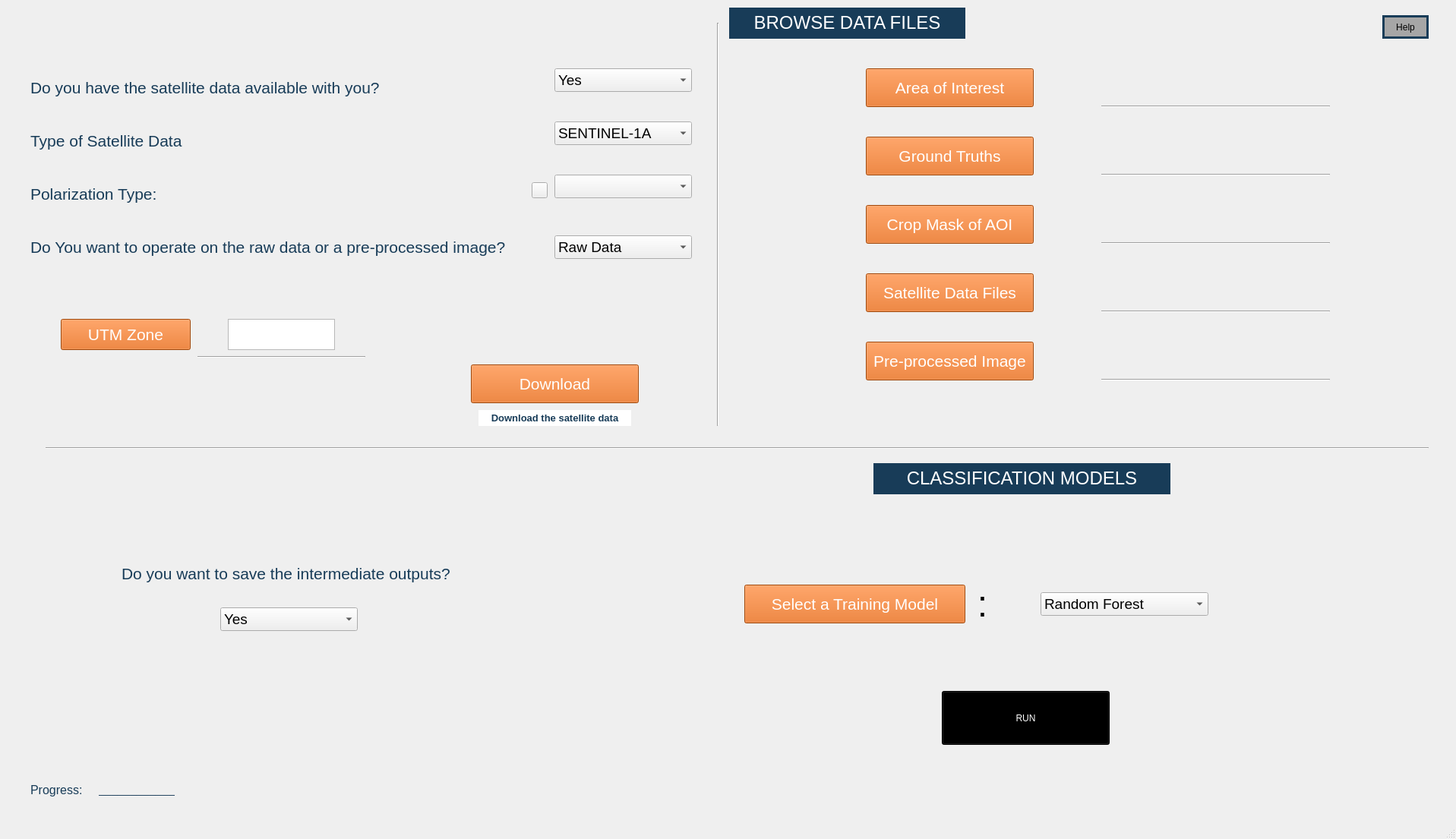
<?xml version="1.0" encoding="UTF-8"?>
<ui version="4.0">
 <class>CropClassification</class>
 <widget class="QMainWindow" name="CropClassification">
  <property name="geometry">
   <rect>
    <x>0</x>
    <y>0</y>
    <width>1917</width>
    <height>1105</height>
   </rect>
  </property>
  <property name="windowTitle">
   <string>MainWindow</string>
  </property>
  <widget class="QWidget" name="centralwidget">
   <widget class="QLabel" name="label_2">
    <property name="geometry">
     <rect>
      <x>960</x>
      <y>10</y>
      <width>311</width>
      <height>41</height>
     </rect>
    </property>
    <property name="font">
     <font>
      <family>Segoe UI Symbol</family>
      <pointsize>8</pointsize>
      <weight>50</weight>
      <italic>false</italic>
      <bold>false</bold>
     </font>
    </property>
    <property name="styleSheet">
     <string notr="true">background-color: rgb(24, 60, 88);
font: 8pt &quot;Segoe UI Symbol&quot;;
color: rgb(255, 255, 255);</string>
    </property>
    <property name="text">
     <string>&lt;html&gt;&lt;head/&gt;&lt;body&gt;&lt;p align=&quot;center&quot;&gt;&lt;span style=&quot; font-size:18pt;&quot;&gt;BROWSE DATA FILES&lt;/span&gt;&lt;/p&gt;&lt;/body&gt;&lt;/html&gt;</string>
    </property>
   </widget>
   <widget class="Line" name="line">
    <property name="geometry">
     <rect>
      <x>1450</x>
      <y>130</y>
      <width>301</width>
      <height>20</height>
     </rect>
    </property>
    <property name="orientation">
     <enum>Qt::Horizontal</enum>
    </property>
   </widget>
   <widget class="Line" name="line_2">
    <property name="geometry">
     <rect>
      <x>1450</x>
      <y>220</y>
      <width>301</width>
      <height>20</height>
     </rect>
    </property>
    <property name="orientation">
     <enum>Qt::Horizontal</enum>
    </property>
   </widget>
   <widget class="Line" name="line_3">
    <property name="geometry">
     <rect>
      <x>1450</x>
      <y>310</y>
      <width>301</width>
      <height>20</height>
     </rect>
    </property>
    <property name="orientation">
     <enum>Qt::Horizontal</enum>
    </property>
   </widget>
   <widget class="QPushButton" name="aoiButton">
    <property name="geometry">
     <rect>
      <x>1140</x>
      <y>90</y>
      <width>221</width>
      <height>51</height>
     </rect>
    </property>
    <property name="font">
     <font>
      <pointsize>16</pointsize>
     </font>
    </property>
    <property name="toolTipDuration">
     <number>-1</number>
    </property>
    <property name="whatsThis">
     <string>&lt;html&gt;&lt;head/&gt;&lt;body&gt;&lt;p&gt;AOI Button&lt;/p&gt;&lt;/body&gt;&lt;/html&gt;</string>
    </property>
    <property name="styleSheet">
     <string notr="true">background-color: rgb(224, 100, 13);
color:rgb(255, 255, 255);</string>
    </property>
    <property name="text">
     <string>Area of Interest</string>
    </property>
   </widget>
   <widget class="QPushButton" name="gtButton">
    <property name="geometry">
     <rect>
      <x>1140</x>
      <y>180</y>
      <width>221</width>
      <height>51</height>
     </rect>
    </property>
    <property name="font">
     <font>
      <pointsize>16</pointsize>
     </font>
    </property>
    <property name="styleSheet">
     <string notr="true">background-color: rgb(224, 100, 13);
color:rgb(255, 255, 255);</string>
    </property>
    <property name="text">
     <string>Ground Truths</string>
    </property>
   </widget>
   <widget class="QPushButton" name="cropShpButton">
    <property name="geometry">
     <rect>
      <x>1140</x>
      <y>270</y>
      <width>221</width>
      <height>51</height>
     </rect>
    </property>
    <property name="font">
     <font>
      <pointsize>16</pointsize>
     </font>
    </property>
    <property name="styleSheet">
     <string notr="true">background-color: rgb(224, 100, 13);
color:rgb(255, 255, 255);</string>
    </property>
    <property name="text">
     <string>Crop Mask of AOI</string>
    </property>
   </widget>
   <widget class="Line" name="line_4">
    <property name="geometry">
     <rect>
      <x>930</x>
      <y>30</y>
      <width>31</width>
      <height>531</height>
     </rect>
    </property>
    <property name="orientation">
     <enum>Qt::Vertical</enum>
    </property>
   </widget>
   <widget class="Line" name="line_5">
    <property name="geometry">
     <rect>
      <x>60</x>
      <y>580</y>
      <width>1821</width>
      <height>20</height>
     </rect>
    </property>
    <property name="orientation">
     <enum>Qt::Horizontal</enum>
    </property>
   </widget>
   <widget class="QLabel" name="label_4">
    <property name="geometry">
     <rect>
      <x>40</x>
      <y>290</y>
      <width>641</width>
      <height>71</height>
     </rect>
    </property>
    <property name="styleSheet">
     <string notr="true">color: rgb(24, 60, 88);
</string>
    </property>
    <property name="text">
     <string>&lt;html&gt;&lt;head/&gt;&lt;body&gt;&lt;p&gt;&lt;span style=&quot; font-size:16pt;&quot;&gt;Do You want to operate on the raw data or a pre-processed image?&lt;/span&gt;&lt;/p&gt;&lt;/body&gt;&lt;/html&gt;</string>
    </property>
   </widget>
   <widget class="QLabel" name="label_5">
    <property name="geometry">
     <rect>
      <x>40</x>
      <y>150</y>
      <width>641</width>
      <height>71</height>
     </rect>
    </property>
    <property name="styleSheet">
     <string notr="true">color: rgb(24, 60, 88);
</string>
    </property>
    <property name="text">
     <string>&lt;html&gt;&lt;head/&gt;&lt;body&gt;&lt;p&gt;&lt;span style=&quot; font-size:16pt; color:#183c58;&quot;&gt;Type of Satellite Data&lt;/span&gt;&lt;/p&gt;&lt;/body&gt;&lt;/html&gt;</string>
    </property>
   </widget>
   <widget class="QLabel" name="label_6">
    <property name="geometry">
     <rect>
      <x>40</x>
      <y>80</y>
      <width>641</width>
      <height>71</height>
     </rect>
    </property>
    <property name="styleSheet">
     <string notr="true">color: rgb(24, 60, 88);
</string>
    </property>
    <property name="text">
     <string>&lt;html&gt;&lt;head/&gt;&lt;body&gt;&lt;p&gt;&lt;span style=&quot; font-size:16pt; color:#183c58;&quot;&gt;Do you have the satellite data available with you?&lt;/span&gt;&lt;/p&gt;&lt;/body&gt;&lt;/html&gt;</string>
    </property>
   </widget>
   <widget class="QComboBox" name="data_img">
    <property name="geometry">
     <rect>
      <x>730</x>
      <y>310</y>
      <width>181</width>
      <height>31</height>
     </rect>
    </property>
    <property name="font">
     <font>
      <family>Segoe UI</family>
      <pointsize>14</pointsize>
      <weight>10</weight>
      <italic>false</italic>
      <bold>false</bold>
     </font>
    </property>
    <property name="styleSheet">
     <string notr="true">font: 87 14pt &quot;Segoe UI&quot;;
color: rgb(0, 0, 0);
justify: center;
</string>
    </property>
    <item>
     <property name="text">
      <string>Raw Data</string>
     </property>
    </item>
    <item>
     <property name="text">
      <string>Pre-processed Image</string>
     </property>
    </item>
   </widget>
   <widget class="QComboBox" name="dataType">
    <property name="geometry">
     <rect>
      <x>730</x>
      <y>160</y>
      <width>181</width>
      <height>31</height>
     </rect>
    </property>
    <property name="font">
     <font>
      <family>Segoe UI</family>
      <pointsize>14</pointsize>
      <weight>10</weight>
      <italic>false</italic>
      <bold>false</bold>
     </font>
    </property>
    <property name="styleSheet">
     <string notr="true">font: 87 14pt &quot;Segoe UI&quot;;
color: rgb(0, 0, 0);
justify: center;
</string>
    </property>
    <item>
     <property name="text">
      <string>SENTINEL-1A</string>
     </property>
    </item>
    <item>
     <property name="text">
      <string>EOS-4</string>
     </property>
    </item>
   </widget>
   <widget class="QComboBox" name="dataAvail">
    <property name="geometry">
     <rect>
      <x>730</x>
      <y>90</y>
      <width>181</width>
      <height>31</height>
     </rect>
    </property>
    <property name="font">
     <font>
      <family>Segoe UI</family>
      <pointsize>14</pointsize>
      <weight>10</weight>
      <italic>false</italic>
      <bold>false</bold>
     </font>
    </property>
    <property name="styleSheet">
     <string notr="true">font: 87 14pt &quot;Segoe UI&quot;;
color: rgb(0, 0, 0);
justify: center;
</string>
    </property>
    <item>
     <property name="text">
      <string>Yes</string>
     </property>
    </item>
    <item>
     <property name="text">
      <string>No, Download</string>
     </property>
    </item>
   </widget>
   <widget class="QPushButton" name="downloadButton">
    <property name="geometry">
     <rect>
      <x>620</x>
      <y>480</y>
      <width>221</width>
      <height>51</height>
     </rect>
    </property>
    <property name="font">
     <font>
      <pointsize>16</pointsize>
     </font>
    </property>
    <property name="styleSheet">
     <string notr="true">background-color: rgb(224, 100, 13);
color:rgb(255, 255, 255);</string>
    </property>
    <property name="text">
     <string>Download</string>
    </property>
   </widget>
   <widget class="QPushButton" name="sat_data">
    <property name="geometry">
     <rect>
      <x>1140</x>
      <y>360</y>
      <width>221</width>
      <height>51</height>
     </rect>
    </property>
    <property name="font">
     <font>
      <pointsize>16</pointsize>
     </font>
    </property>
    <property name="styleSheet">
     <string notr="true">background-color: rgb(224, 100, 13);
color:rgb(255, 255, 255);</string>
    </property>
    <property name="text">
     <string>Satellite Data Files</string>
    </property>
   </widget>
   <widget class="Line" name="line_6">
    <property name="geometry">
     <rect>
      <x>1450</x>
      <y>400</y>
      <width>301</width>
      <height>20</height>
     </rect>
    </property>
    <property name="orientation">
     <enum>Qt::Horizontal</enum>
    </property>
   </widget>
   <widget class="QLabel" name="label_7">
    <property name="geometry">
     <rect>
      <x>1150</x>
      <y>610</y>
      <width>391</width>
      <height>41</height>
     </rect>
    </property>
    <property name="font">
     <font>
      <family>Segoe UI Symbol</family>
      <pointsize>8</pointsize>
      <weight>50</weight>
      <italic>false</italic>
      <bold>false</bold>
     </font>
    </property>
    <property name="styleSheet">
     <string notr="true">background-color: rgb(24, 60, 88);
font: 8pt &quot;Segoe UI Symbol&quot;;
color: rgb(255, 255, 255);</string>
    </property>
    <property name="text">
     <string>&lt;html&gt;&lt;head/&gt;&lt;body&gt;&lt;p align=&quot;center&quot;&gt;&lt;span style=&quot; font-size:18pt;&quot;&gt;CLASSIFICATION MODELS&lt;/span&gt;&lt;/p&gt;&lt;/body&gt;&lt;/html&gt;</string>
    </property>
   </widget>
   <widget class="QPushButton" name="gtButton_4">
    <property name="geometry">
     <rect>
      <x>980</x>
      <y>770</y>
      <width>291</width>
      <height>51</height>
     </rect>
    </property>
    <property name="font">
     <font>
      <pointsize>16</pointsize>
     </font>
    </property>
    <property name="toolTip">
     <string/>
    </property>
    <property name="styleSheet">
     <string notr="true">background-color: rgb(224, 100, 13);
color:rgb(255, 255, 255);</string>
    </property>
    <property name="text">
     <string>Select a Training Model</string>
    </property>
   </widget>
   <widget class="QLabel" name="label_8">
    <property name="geometry">
     <rect>
      <x>1270</x>
      <y>760</y>
      <width>47</width>
      <height>71</height>
     </rect>
    </property>
    <property name="text">
     <string>&lt;html&gt;&lt;head/&gt;&lt;body&gt;&lt;p align=&quot;center&quot;&gt;&lt;span style=&quot; font-size:36pt;&quot;&gt;:&lt;/span&gt;&lt;/p&gt;&lt;/body&gt;&lt;/html&gt;</string>
    </property>
   </widget>
   <widget class="QComboBox" name="trainModel">
    <property name="geometry">
     <rect>
      <x>1370</x>
      <y>780</y>
      <width>221</width>
      <height>31</height>
     </rect>
    </property>
    <property name="font">
     <font>
      <family>Segoe UI</family>
      <pointsize>14</pointsize>
      <weight>10</weight>
      <italic>false</italic>
      <bold>false</bold>
     </font>
    </property>
    <property name="styleSheet">
     <string notr="true">font: 87 14pt &quot;Segoe UI&quot;;
color: rgb(0, 0, 0);
justify: center;
</string>
    </property>
    <item>
     <property name="text">
      <string>Random Forest</string>
     </property>
    </item>
    <item>
     <property name="text">
      <string>Decision Tree</string>
     </property>
    </item>
    <item>
     <property name="text">
      <string>Support Vector Machines</string>
     </property>
    </item>
    <item>
     <property name="text">
      <string>Naive Bayes</string>
     </property>
    </item>
    <item>
     <property name="text">
      <string>K-Nearest Neighbour</string>
     </property>
    </item>
    <item>
     <property name="text">
      <string>Multi-Layer Perceptron</string>
     </property>
    </item>
   </widget>
   <widget class="QPushButton" name="runButton">
    <property name="geometry">
     <rect>
      <x>1240</x>
      <y>910</y>
      <width>221</width>
      <height>71</height>
     </rect>
    </property>
    <property name="styleSheet">
     <string notr="true">font: 75 36pt &quot;Courier New&quot;;

color: rgb(255, 255, 255);
background-color: rgb(0, 0, 0);
</string>
    </property>
    <property name="text">
     <string>RUN</string>
    </property>
   </widget>
   <widget class="QLabel" name="label_progress">
    <property name="geometry">
     <rect>
      <x>40</x>
      <y>1020</y>
      <width>91</width>
      <height>41</height>
     </rect>
    </property>
    <property name="styleSheet">
     <string notr="true">color: rgb(24, 60, 88);
</string>
    </property>
    <property name="text">
     <string>&lt;html&gt;&lt;head/&gt;&lt;body&gt;&lt;p&gt;&lt;span style=&quot; font-size:12pt; color:#183c58;&quot;&gt;Progress:&lt;/span&gt;&lt;/p&gt;&lt;/body&gt;&lt;/html&gt;</string>
    </property>
   </widget>
   <widget class="QLabel" name="progress_text">
    <property name="geometry">
     <rect>
      <x>130</x>
      <y>1020</y>
      <width>641</width>
      <height>41</height>
     </rect>
    </property>
    <property name="styleSheet">
     <string notr="true">color: rgb(24, 60, 88);
</string>
    </property>
    <property name="text">
     <string>&lt;html&gt;&lt;head/&gt;&lt;body&gt;&lt;p&gt;&lt;span style=&quot; font-size:11pt;&quot;&gt;____________&lt;/span&gt;&lt;/p&gt;&lt;/body&gt;&lt;/html&gt;</string>
    </property>
   </widget>
   <widget class="QPushButton" name="helpButton">
    <property name="geometry">
     <rect>
      <x>1820</x>
      <y>20</y>
      <width>61</width>
      <height>31</height>
     </rect>
    </property>
    <property name="styleSheet">
     <string notr="true">font: 75 12pt &quot;Courier New&quot;;
background-color: rgb(166, 166, 166);
color: rgb(0, 0, 0);
border: 3px solid #ffffff;
border-color: rgb(24, 60, 88);</string>
    </property>
    <property name="text">
     <string>Help</string>
    </property>
   </widget>
   <widget class="Line" name="line_8">
    <property name="geometry">
     <rect>
      <x>1450</x>
      <y>490</y>
      <width>301</width>
      <height>20</height>
     </rect>
    </property>
    <property name="orientation">
     <enum>Qt::Horizontal</enum>
    </property>
   </widget>
   <widget class="QPushButton" name="og_rasterButton">
    <property name="geometry">
     <rect>
      <x>1140</x>
      <y>450</y>
      <width>221</width>
      <height>51</height>
     </rect>
    </property>
    <property name="font">
     <font>
      <pointsize>16</pointsize>
     </font>
    </property>
    <property name="styleSheet">
     <string notr="true">background-color: rgb(224, 100, 13);
color:rgb(255, 255, 255);</string>
    </property>
    <property name="text">
     <string>Pre-processed Image</string>
    </property>
   </widget>
   <widget class="QLabel" name="label_10">
    <property name="geometry">
     <rect>
      <x>630</x>
      <y>540</y>
      <width>201</width>
      <height>21</height>
     </rect>
    </property>
    <property name="font">
     <font>
      <family>Segoe UI Symbol</family>
      <pointsize>8</pointsize>
      <weight>50</weight>
      <italic>false</italic>
      <bold>false</bold>
     </font>
    </property>
    <property name="styleSheet">
     <string notr="true">color: rgb(24, 60, 88);
font: 8pt &quot;Segoe UI Symbol&quot;;
background-color: rgb(255, 255, 255);</string>
    </property>
    <property name="text">
     <string>&lt;html&gt;&lt;head/&gt;&lt;body&gt;&lt;p align=&quot;center&quot;&gt;&lt;span style=&quot; font-size:10pt; font-weight:600;&quot;&gt;Download the satellite data&lt;/span&gt;&lt;/p&gt;&lt;/body&gt;&lt;/html&gt;</string>
    </property>
   </widget>
   <widget class="QLabel" name="label_11">
    <property name="geometry">
     <rect>
      <x>40</x>
      <y>220</y>
      <width>641</width>
      <height>71</height>
     </rect>
    </property>
    <property name="styleSheet">
     <string notr="true">color: rgb(24, 60, 88);
</string>
    </property>
    <property name="text">
     <string>&lt;html&gt;&lt;head/&gt;&lt;body&gt;&lt;p&gt;&lt;span style=&quot; font-size:16pt; color:#183c58;&quot;&gt;Polarization Type:&lt;/span&gt;&lt;/p&gt;&lt;/body&gt;&lt;/html&gt;</string>
    </property>
   </widget>
   <widget class="QComboBox" name="pol_type">
    <property name="geometry">
     <rect>
      <x>730</x>
      <y>230</y>
      <width>181</width>
      <height>31</height>
     </rect>
    </property>
    <property name="font">
     <font>
      <family>Segoe UI</family>
      <pointsize>14</pointsize>
      <weight>10</weight>
      <italic>false</italic>
      <bold>false</bold>
     </font>
    </property>
    <property name="styleSheet">
     <string notr="true">font: 87 14pt &quot;Segoe UI&quot;;
color: rgb(0, 0, 0);
justify: center;
</string>
    </property>
   </widget>
   <widget class="Line" name="line_7">
    <property name="geometry">
     <rect>
      <x>260</x>
      <y>460</y>
      <width>221</width>
      <height>20</height>
     </rect>
    </property>
    <property name="orientation">
     <enum>Qt::Horizontal</enum>
    </property>
   </widget>
   <widget class="QPushButton" name="utmButton">
    <property name="geometry">
     <rect>
      <x>80</x>
      <y>420</y>
      <width>171</width>
      <height>41</height>
     </rect>
    </property>
    <property name="font">
     <font>
      <pointsize>16</pointsize>
     </font>
    </property>
    <property name="toolTip">
     <string>&lt;html&gt;&lt;head/&gt;&lt;body&gt;&lt;p align=&quot;center&quot;&gt;Area of Interest&lt;/p&gt;&lt;/body&gt;&lt;/html&gt;</string>
    </property>
    <property name="styleSheet">
     <string notr="true">background-color: rgb(224, 100, 13);
color:rgb(255, 255, 255);</string>
    </property>
    <property name="text">
     <string>UTM Zone</string>
    </property>
   </widget>
   <widget class="QTextEdit" name="text_utm">
    <property name="geometry">
     <rect>
      <x>300</x>
      <y>420</y>
      <width>141</width>
      <height>41</height>
     </rect>
    </property>
    <property name="font">
     <font>
      <pointsize>14</pointsize>
     </font>
    </property>
   </widget>
   <widget class="QLabel" name="bg_logo">
    <property name="geometry">
     <rect>
      <x>0</x>
      <y>-10</y>
      <width>1941</width>
      <height>1101</height>
     </rect>
    </property>
    <property name="cursor">
     <cursorShape>UpArrowCursor</cursorShape>
    </property>
    <property name="toolTip">
     <string/>
    </property>
    <property name="text">
     <string/>
    </property>
    <property name="pixmap">
     <pixmap>../photos/faded-bg.png</pixmap>
    </property>
   </widget>
   <widget class="QLabel" name="demoLabel">
    <property name="geometry">
     <rect>
      <x>1190</x>
      <y>120</y>
      <width>111</width>
      <height>31</height>
     </rect>
    </property>
    <property name="toolTip">
     <string>Enter .shp file of the AOI.</string>
    </property>
    <property name="text">
     <string/>
    </property>
   </widget>
   <widget class="QLabel" name="demoLabel_2">
    <property name="geometry">
     <rect>
      <x>1200</x>
      <y>210</y>
      <width>101</width>
      <height>41</height>
     </rect>
    </property>
    <property name="toolTip">
     <string>&lt;html&gt;&lt;head/&gt;&lt;body&gt;&lt;p&gt;Enter .shp file of the GT points.&lt;br/&gt;File's attribute table should have only 2 attributes:&lt;/p&gt;&lt;p&gt;1. Polygon/Shape (Type : geometry)&lt;/p&gt;&lt;p&gt;2. Class Name (Type : object)&lt;/p&gt;&lt;/body&gt;&lt;/html&gt;</string>
    </property>
    <property name="text">
     <string/>
    </property>
   </widget>
   <widget class="QLabel" name="demoLabel_3">
    <property name="geometry">
     <rect>
      <x>1190</x>
      <y>300</y>
      <width>131</width>
      <height>41</height>
     </rect>
    </property>
    <property name="toolTip">
     <string>Enter .shp file of the crop mask for the AOI.</string>
    </property>
    <property name="text">
     <string/>
    </property>
   </widget>
   <widget class="QLabel" name="demoLabel_4">
    <property name="geometry">
     <rect>
      <x>1180</x>
      <y>400</y>
      <width>131</width>
      <height>31</height>
     </rect>
    </property>
    <property name="toolTip">
     <string>Enter .zip files of the satellite data.</string>
    </property>
    <property name="text">
     <string/>
    </property>
   </widget>
   <widget class="QLabel" name="demoLabel_5">
    <property name="geometry">
     <rect>
      <x>1180</x>
      <y>480</y>
      <width>131</width>
      <height>31</height>
     </rect>
    </property>
    <property name="toolTip">
     <string>Enter stacked, masked and pre-processed image.</string>
    </property>
    <property name="text">
     <string/>
    </property>
   </widget>
   <widget class="QLabel" name="demoLabel_6">
    <property name="geometry">
     <rect>
      <x>950</x>
      <y>760</y>
      <width>341</width>
      <height>71</height>
     </rect>
    </property>
    <property name="toolTip">
     <string>Select a training model.</string>
    </property>
    <property name="text">
     <string/>
    </property>
   </widget>
   <widget class="QLabel" name="demoLabel_7">
    <property name="geometry">
     <rect>
      <x>1280</x>
      <y>960</y>
      <width>131</width>
      <height>41</height>
     </rect>
    </property>
    <property name="toolTip">
     <string>Click to run the process.</string>
    </property>
    <property name="text">
     <string/>
    </property>
   </widget>
   <widget class="QLabel" name="demoLabel_8">
    <property name="geometry">
     <rect>
      <x>660</x>
      <y>520</y>
      <width>121</width>
      <height>31</height>
     </rect>
    </property>
    <property name="toolTip">
     <string>Download Sentinel-1A satellite data.</string>
    </property>
    <property name="text">
     <string/>
    </property>
   </widget>
   <widget class="QLabel" name="demoLabel_9">
    <property name="geometry">
     <rect>
      <x>70</x>
      <y>410</y>
      <width>191</width>
      <height>61</height>
     </rect>
    </property>
    <property name="toolTip">
     <string>Enter UTM Zone.</string>
    </property>
    <property name="text">
     <string/>
    </property>
   </widget>
   <widget class="QLabel" name="demoLabel_10">
    <property name="geometry">
     <rect>
      <x>1840</x>
      <y>40</y>
      <width>31</width>
      <height>16</height>
     </rect>
    </property>
    <property name="toolTip">
     <string>Help Page.</string>
    </property>
    <property name="text">
     <string/>
    </property>
   </widget>
   <widget class="QPushButton" name="refreshButton">
    <property name="geometry">
     <rect>
      <x>700</x>
      <y>240</y>
      <width>21</width>
      <height>21</height>
     </rect>
    </property>
    <property name="text">
     <string/>
    </property>
    <property name="autoDefault">
     <bool>false</bool>
    </property>
    <property name="default">
     <bool>false</bool>
    </property>
    <property name="flat">
     <bool>false</bool>
    </property>
   </widget>
   <widget class="QLabel" name="text_aoi">
    <property name="geometry">
     <rect>
      <x>1440</x>
      <y>90</y>
      <width>321</width>
      <height>41</height>
     </rect>
    </property>
    <property name="font">
     <font>
      <pointsize>14</pointsize>
     </font>
    </property>
    <property name="styleSheet">
     <string notr="true">color: rgb(24, 60, 88);
</string>
    </property>
    <property name="text">
     <string>&lt;html&gt;&lt;head/&gt;&lt;body&gt;&lt;p&gt;&lt;br/&gt;&lt;/p&gt;&lt;/body&gt;&lt;/html&gt;</string>
    </property>
   </widget>
   <widget class="QLabel" name="text_gt">
    <property name="geometry">
     <rect>
      <x>1440</x>
      <y>180</y>
      <width>321</width>
      <height>41</height>
     </rect>
    </property>
    <property name="font">
     <font>
      <pointsize>14</pointsize>
     </font>
    </property>
    <property name="styleSheet">
     <string notr="true">color: rgb(24, 60, 88);
</string>
    </property>
    <property name="text">
     <string>&lt;html&gt;&lt;head/&gt;&lt;body&gt;&lt;p&gt;&lt;span style=&quot; font-size:14pt;&quot;&gt;&lt;br/&gt;&lt;/span&gt;&lt;/p&gt;&lt;/body&gt;&lt;/html&gt;</string>
    </property>
   </widget>
   <widget class="QLabel" name="text_cropshp">
    <property name="geometry">
     <rect>
      <x>1440</x>
      <y>270</y>
      <width>321</width>
      <height>41</height>
     </rect>
    </property>
    <property name="font">
     <font>
      <pointsize>14</pointsize>
     </font>
    </property>
    <property name="styleSheet">
     <string notr="true">color: rgb(24, 60, 88);
</string>
    </property>
    <property name="text">
     <string>&lt;html&gt;&lt;head/&gt;&lt;body&gt;&lt;p&gt;&lt;br/&gt;&lt;/p&gt;&lt;/body&gt;&lt;/html&gt;</string>
    </property>
   </widget>
   <widget class="QLabel" name="text_data">
    <property name="geometry">
     <rect>
      <x>1440</x>
      <y>360</y>
      <width>321</width>
      <height>41</height>
     </rect>
    </property>
    <property name="font">
     <font>
      <pointsize>14</pointsize>
     </font>
    </property>
    <property name="styleSheet">
     <string notr="true">color: rgb(24, 60, 88);
</string>
    </property>
    <property name="text">
     <string>&lt;html&gt;&lt;head/&gt;&lt;body&gt;&lt;p&gt;&lt;br/&gt;&lt;/p&gt;&lt;/body&gt;&lt;/html&gt;</string>
    </property>
   </widget>
   <widget class="QLabel" name="text_og">
    <property name="geometry">
     <rect>
      <x>1440</x>
      <y>450</y>
      <width>321</width>
      <height>41</height>
     </rect>
    </property>
    <property name="font">
     <font>
      <pointsize>14</pointsize>
     </font>
    </property>
    <property name="styleSheet">
     <string notr="true">color: rgb(24, 60, 88);
</string>
    </property>
    <property name="text">
     <string>&lt;html&gt;&lt;head/&gt;&lt;body&gt;&lt;p&gt;&lt;br/&gt;&lt;/p&gt;&lt;/body&gt;&lt;/html&gt;</string>
    </property>
   </widget>
   <widget class="QLabel" name="label_9">
    <property name="geometry">
     <rect>
      <x>160</x>
      <y>720</y>
      <width>641</width>
      <height>71</height>
     </rect>
    </property>
    <property name="styleSheet">
     <string notr="true">color: rgb(24, 60, 88);
</string>
    </property>
    <property name="text">
     <string>&lt;html&gt;&lt;head/&gt;&lt;body&gt;&lt;p&gt;&lt;span style=&quot; font-size:16pt; color:#183c58;&quot;&gt;Do you want to save the intermediate outputs?&lt;/span&gt;&lt;/p&gt;&lt;/body&gt;&lt;/html&gt;</string>
    </property>
   </widget>
   <widget class="QComboBox" name="inter_out">
    <property name="geometry">
     <rect>
      <x>290</x>
      <y>800</y>
      <width>181</width>
      <height>31</height>
     </rect>
    </property>
    <property name="font">
     <font>
      <family>Segoe UI</family>
      <pointsize>14</pointsize>
      <weight>10</weight>
      <italic>false</italic>
      <bold>false</bold>
     </font>
    </property>
    <property name="styleSheet">
     <string notr="true">font: 87 14pt &quot;Segoe UI&quot;;
color: rgb(0, 0, 0);
justify: center;
</string>
    </property>
    <item>
     <property name="text">
      <string>Yes</string>
     </property>
    </item>
    <item>
     <property name="text">
      <string>No</string>
     </property>
    </item>
   </widget>
   <zorder>bg_logo</zorder>
   <zorder>label_2</zorder>
   <zorder>line</zorder>
   <zorder>line_2</zorder>
   <zorder>line_3</zorder>
   <zorder>aoiButton</zorder>
   <zorder>gtButton</zorder>
   <zorder>cropShpButton</zorder>
   <zorder>line_4</zorder>
   <zorder>line_5</zorder>
   <zorder>label_4</zorder>
   <zorder>label_5</zorder>
   <zorder>label_6</zorder>
   <zorder>data_img</zorder>
   <zorder>dataType</zorder>
   <zorder>dataAvail</zorder>
   <zorder>downloadButton</zorder>
   <zorder>sat_data</zorder>
   <zorder>line_6</zorder>
   <zorder>label_7</zorder>
   <zorder>gtButton_4</zorder>
   <zorder>label_8</zorder>
   <zorder>trainModel</zorder>
   <zorder>runButton</zorder>
   <zorder>label_progress</zorder>
   <zorder>progress_text</zorder>
   <zorder>helpButton</zorder>
   <zorder>line_8</zorder>
   <zorder>og_rasterButton</zorder>
   <zorder>label_10</zorder>
   <zorder>label_11</zorder>
   <zorder>pol_type</zorder>
   <zorder>line_7</zorder>
   <zorder>utmButton</zorder>
   <zorder>text_utm</zorder>
   <zorder>demoLabel</zorder>
   <zorder>demoLabel_2</zorder>
   <zorder>demoLabel_3</zorder>
   <zorder>demoLabel_4</zorder>
   <zorder>demoLabel_5</zorder>
   <zorder>demoLabel_6</zorder>
   <zorder>demoLabel_7</zorder>
   <zorder>demoLabel_8</zorder>
   <zorder>demoLabel_9</zorder>
   <zorder>demoLabel_10</zorder>
   <zorder>refreshButton</zorder>
   <zorder>text_aoi</zorder>
   <zorder>text_gt</zorder>
   <zorder>text_cropshp</zorder>
   <zorder>text_data</zorder>
   <zorder>text_og</zorder>
   <zorder>label_9</zorder>
   <zorder>inter_out</zorder>
  </widget>
  <widget class="QMenuBar" name="menubar">
   <property name="geometry">
    <rect>
     <x>0</x>
     <y>0</y>
     <width>1917</width>
     <height>23</height>
    </rect>
   </property>
  </widget>
  <widget class="QStatusBar" name="statusbar"/>
 </widget>
 <resources/>
 <connections/>
</ui>
